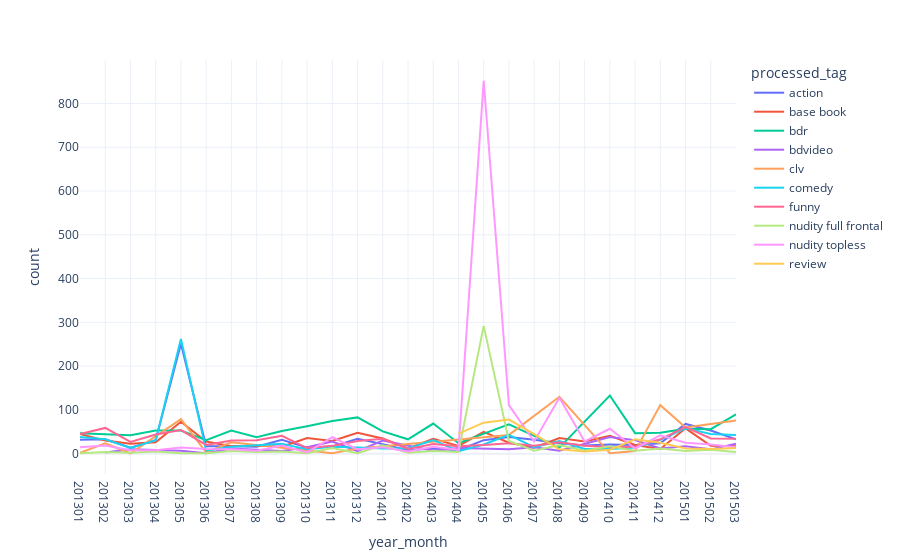

The code cell stored with this chart in its notebook:
### Code cell
tags_filtered_top_names_agg['year_month'] = tags_filtered_top_names_agg.year_month.astype(str)
fig = px.line(tags_filtered_top_names_agg, x="year_month", y="count", color="processed_tag",
              line_group="processed_tag", hover_name="processed_tag",template=theme)
fig.show()

### Figure 1 — Plotly figure (JSON) as saved in the notebook; plotly's stock layout.template omitted (floating-point values rounded to 4 significant figures)
{"data": [{"hovertemplate": "<b>%{hovertext}</b><br><br>processed_tag=action<br>year_month=%{x}<br>count=%{y}<extra></extra>", "hovertext": ["action", "action", "action", "action", "action", "action", "action", "action", "action", "action", "action", "action", "action", "action", "action", "action", "action", "action", "action", "action", "action", "action", "action", "action", "action", "action", "action"], "legendgroup": "action", "line": {"color": "#636efa", "dash": "solid"}, "mode": "lines", "name": "action", "orientation": "v", "showlegend": true, "type": "scatter", "x": ["201301", "201302", "201303", "201304", "201305", "201306", "201307", "201308", "201309", "201310", "201311", "201312", "201401", "201402", "201403", "201404", "201405", "201406", "201407", "201408", "201409", "201410", "201411", "201412", "201501", "201502", "201503"], "xaxis": "x", "y": [32, 33, 14, 31, 251, 17, 17, 16, 32, 14, 16, 34, 22, 8, 12, 8, 31, 38, 32, 24, 19, 21, 20, 24, 68, 53, 33], "yaxis": "y"}, {"hovertemplate": "<b>%{hovertext}</b><br><br>processed_tag=base book<br>year_month=%{x}<br>count=%{y}<extra></extra>", "hovertext": ["base book", "base book", "base book", "base book", "base book", "base book", "base book", "base book", "base book", "base book", "base book", "base book", "base book", "base book", "base book", "base book", "base book", "base book", "base book", "base book", "base book", "base book", "base book", "base book", "base book", "base book", "base book"], "legendgroup": "base book", "line": {"color": "#EF553B", "dash": "solid"}, "mode": "lines", "name": "base book", "orientation": "v", "showlegend": true, "type": "scatter", "x": ["201301", "201302", "201303", "201304", "201305", "201306", "201307", "201308", "201309", "201310", "201311", "201312", "201401", "201402", "201403", "201404", "201405", "201406", "201407", "201408", "201409", "201410", "201411", "201412", "201501", "201502", "201503"], "xaxis": "x", "y": [45, 30, 23, 26, 73, 28, 17, 19, 16, 36, 29, 48, 35, 12, 34, 18, 50, 25, 14, 36, 28, 41, 20, 11, 58, 18, 17], "yaxis": "y"}, {"hovertemplate": "<b>%{hovertext}</b><br><br>processed_tag=bdr<br>year_month=%{x}<br>count=%{y}<extra></extra>", "hovertext": ["bdr", "bdr", "bdr", "bdr", "bdr", "bdr", "bdr", "bdr", "bdr", "bdr", "bdr", "bdr", "bdr", "bdr", "bdr", "bdr", "bdr", "bdr", "bdr", "bdr", "bdr", "bdr", "bdr", "bdr", "bdr", "bdr"], "legendgroup": "bdr", "line": {"color": "#00cc96", "dash": "solid"}, "mode": "lines", "name": "bdr", "orientation": "v", "showlegend": true, "type": "scatter", "x": ["201301", "201302", "201303", "201304", "201305", "201306", "201307", "201308", "201309", "201310", "201311", "201312", "201401", "201402", "201403", "201404", "201405", "201406", "201407", "201408", "201410", "201411", "201412", "201501", "201502", "201503"], "xaxis": "x", "y": [47, 44, 42, 53, 53, 31, 53, 38, 52, 63, 75, 83, 51, 33, 69, 24, 46, 67, 41, 14, 133, 47, 48, 57, 56, 90], "yaxis": "y"}, {"hovertemplate": "<b>%{hovertext}</b><br><br>processed_tag=bdvideo<br>year_month=%{x}<br>count=%{y}<extra></extra>", "hovertext": ["bdvideo", "bdvideo", "bdvideo", "bdvideo", "bdvideo", "bdvideo", "bdvideo", "bdvideo", "bdvideo", "bdvideo", "bdvideo", "bdvideo", "bdvideo", "bdvideo", "bdvideo", "bdvideo", "bdvideo", "bdvideo", "bdvideo", "bdvideo", "bdvideo"], "legendgroup": "bdvideo", "line": {"color": "#ab63fa", "dash": "solid"}, "mode": "lines", "name": "bdvideo", "orientation": "v", "showlegend": true, "type": "scatter", "x": ["201302", "201303", "201305", "201306", "201307", "201309", "201310", "201311", "201312", "201401", "201403", "201404", "201406", "201407", "201408", "201410", "201411", "201412", "201501", "201502", "201503"], "xaxis": "x", "y": [3, 10, 7, 1, 12, 6, 15, 28, 6, 30, 7, 13, 10, 15, 7, 38, 31, 12, 17, 10, 23], "yaxis": "y"}, {"hovertemplate": "<b>%{hovertext}</b><br><br>processed_tag=clv<br>year_month=%{x}<br>count=%{y}<extra></extra>", "hovertext": ["clv", "clv", "clv", "clv", "clv", "clv", "clv", "clv", "clv", "clv", "clv", "clv", "clv", "clv", "clv"], "legendgroup": "clv", "line": {"color": "#FFA15A", "dash": "solid"}, "mode": "lines", "name": "clv", "orientation": "v", "showlegend": true, "type": "scatter", "x": ["201301", "201302", "201303", "201305", "201306", "201307", "201311", "201312", "201406", "201408", "201410", "201411", "201412", "201501", "201503"], "xaxis": "x", "y": [2, 24, 1, 79, 3, 26, 1, 12, 43, 130, 1, 6, 111, 60, 76], "yaxis": "y"}, {"hovertemplate": "<b>%{hovertext}</b><br><br>processed_tag=comedy<br>year_month=%{x}<br>count=%{y}<extra></extra>", "hovertext": ["comedy", "comedy", "comedy", "comedy", "comedy", "comedy", "comedy", "comedy", "comedy", "comedy", "comedy", "comedy", "comedy", "comedy", "comedy", "comedy", "comedy", "comedy", "comedy", "comedy", "comedy", "comedy", "comedy", "comedy", "comedy", "comedy", "comedy"], "legendgroup": "comedy", "line": {"color": "#19d3f3", "dash": "solid"}, "mode": "lines", "name": "comedy", "orientation": "v", "showlegend": true, "type": "scatter", "x": ["201301", "201302", "201303", "201304", "201305", "201306", "201307", "201308", "201309", "201310", "201311", "201312", "201401", "201402", "201403", "201404", "201405", "201406", "201407", "201408", "201409", "201410", "201411", "201412", "201501", "201502", "201503"], "xaxis": "x", "y": [38, 33, 13, 31, 262, 7, 16, 20, 23, 10, 16, 14, 12, 12, 31, 6, 21, 43, 15, 29, 11, 11, 14, 32, 58, 45, 43], "yaxis": "y"}, {"hovertemplate": "<b>%{hovertext}</b><br><br>processed_tag=funny<br>year_month=%{x}<br>count=%{y}<extra></extra>", "hovertext": ["funny", "funny", "funny", "funny", "funny", "funny", "funny", "funny", "funny", "funny", "funny", "funny", "funny", "funny", "funny", "funny", "funny", "funny", "funny", "funny", "funny", "funny", "funny", "funny", "funny", "funny", "funny"], "legendgroup": "funny", "line": {"color": "#FF6692", "dash": "solid"}, "mode": "lines", "name": "funny", "orientation": "v", "showlegend": true, "type": "scatter", "x": ["201301", "201302", "201303", "201304", "201305", "201306", "201307", "201308", "201309", "201310", "201311", "201312", "201401", "201402", "201403", "201404", "201405", "201406", "201407", "201408", "201409", "201410", "201411", "201412", "201501", "201502", "201503"], "xaxis": "x", "y": [45, 59, 27, 44, 54, 20, 30, 31, 41, 13, 18, 29, 34, 11, 22, 17, 20, 24, 18, 26, 18, 15, 16, 33, 61, 35, 34], "yaxis": "y"}, {"hovertemplate": "<b>%{hovertext}</b><br><br>processed_tag=nudity full frontal<br>year_month=%{x}<br>count=%{y}<extra></extra>", "hovertext": ["nudity full frontal", "nudity full frontal", "nudity full frontal", "nudity full frontal", "nudity full frontal", "nudity full frontal", "nudity full frontal", "nudity full frontal", "nudity full frontal", "nudity full frontal", "nudity full frontal", "nudity full frontal", "nudity full frontal", "nudity full frontal", "nudity full frontal", "nudity full frontal", "nudity full frontal", "nudity full frontal", "nudity full frontal", "nudity full frontal", "nudity full frontal", "nudity full frontal", "nudity full frontal", "nudity full frontal", "nudity full frontal", "nudity full frontal", "nudity full frontal"], "legendgroup": "nudity full frontal", "line": {"color": "#B6E880", "dash": "solid"}, "mode": "lines", "name": "nudity full frontal", "orientation": "v", "showlegend": true, "type": "scatter", "x": ["201301", "201302", "201303", "201304", "201305", "201306", "201307", "201308", "201309", "201310", "201311", "201312", "201401", "201402", "201403", "201404", "201405", "201406", "201407", "201408", "201409", "201410", "201411", "201412", "201501", "201502", "201503"], "xaxis": "x", "y": [1, 4, 2, 5, 1, 1, 6, 4, 5, 1, 13, 1, 19, 2, 6, 4, 292, 29, 7, 20, 7, 17, 7, 12, 6, 9, 4], "yaxis": "y"}, {"hovertemplate": "<b>%{hovertext}</b><br><br>processed_tag=nudity topless<br>year_month=%{x}<br>count=%{y}<extra></extra>", "hovertext": ["nudity topless", "nudity topless", "nudity topless", "nudity topless", "nudity topless", "nudity topless", "nudity topless", "nudity topless", "nudity topless", "nudity topless", "nudity topless", "nudity topless", "nudity topless", "nudity topless", "nudity topless", "nudity topless", "nudity topless", "nudity topless", "nudity topless", "nudity topless", "nudity topless", "nudity topless", "nudity topless", "nudity topless", "nudity topless", "nudity topless", "nudity topless"], "legendgroup": "nudity topless", "line": {"color": "#FF97FF", "dash": "solid"}, "mode": "lines", "name": "nudity topless", "orientation": "v", "showlegend": true, "type": "scatter", "x": ["201301", "201302", "201303", "201304", "201305", "201306", "201307", "201308", "201309", "201310", "201311", "201312", "201401", "201402", "201403", "201404", "201405", "201406", "201407", "201408", "201409", "201410", "201411", "201412", "201501", "201502", "201503"], "xaxis": "x", "y": [15, 19, 8, 8, 14, 11, 10, 7, 19, 3, 38, 10, 15, 5, 16, 9, 852, 111, 28, 128, 28, 57, 12, 42, 25, 21, 15], "yaxis": "y"}, {"hovertemplate": "<b>%{hovertext}</b><br><br>processed_tag=review<br>year_month=%{x}<br>count=%{y}<extra></extra>", "hovertext": ["review", "review", "review", "review", "review", "review", "review", "review", "review", "review", "review", "review"], "legendgroup": "review", "line": {"color": "#FECB52", "dash": "solid"}, "mode": "lines", "name": "review", "orientation": "v", "showlegend": true, "type": "scatter", "x": ["201404", "201405", "201406", "201407", "201408", "201409", "201410", "201411", "201412", "201501", "201502", "201503"], "xaxis": "x", "y": [46, 71, 78, 45, 10, 5, 9, 33, 25, 12, 11, 13], "yaxis": "y"}], "layout": {"legend": {"title": {"text": "processed_tag"}, "tracegroupgap": 0}, "margin": {"t": 60}, "xaxis": {"anchor": "y", "domain": [0, 1], "title": {"text": "year_month"}}, "yaxis": {"anchor": "x", "domain": [0, 1], "title": {"text": "count"}}}}
